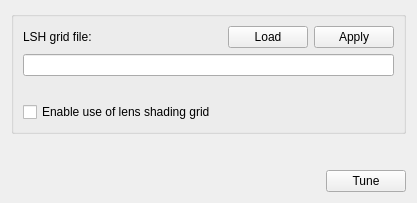
<?xml version="1.0" encoding="UTF-8"?>
<ui version="4.0">
 <class>LSH</class>
 <widget class="QWidget" name="LSH">
  <property name="geometry">
   <rect>
    <x>0</x>
    <y>0</y>
    <width>377</width>
    <height>203</height>
   </rect>
  </property>
  <property name="windowTitle">
   <string>LSH</string>
  </property>
  <layout class="QGridLayout" name="gridLayout">
   <item row="4" column="1">
    <spacer name="verticalSpacer">
     <property name="orientation">
      <enum>Qt::Vertical</enum>
     </property>
     <property name="sizeHint" stdset="0">
      <size>
       <width>20</width>
       <height>40</height>
      </size>
     </property>
    </spacer>
   </item>
   <item row="5" column="2">
    <widget class="QPushButton" name="LSH_tune_btn">
     <property name="text">
      <string>Tune</string>
     </property>
    </widget>
   </item>
   <item row="3" column="0" colspan="3">
    <widget class="QGroupBox" name="LSH_gb">
     <property name="title">
      <string/>
     </property>
     <layout class="QGridLayout" name="gridLayout_2">
      <item row="0" column="0">
       <widget class="QLabel" name="label">
        <property name="text">
         <string>LSH grid file:</string>
        </property>
       </widget>
      </item>
      <item row="0" column="1">
       <spacer name="horizontalSpacer">
        <property name="orientation">
         <enum>Qt::Horizontal</enum>
        </property>
        <property name="sizeHint" stdset="0">
         <size>
          <width>40</width>
          <height>20</height>
         </size>
        </property>
       </spacer>
      </item>
      <item row="0" column="2">
       <widget class="QPushButton" name="LSH_load_btn">
        <property name="text">
         <string>Load</string>
        </property>
       </widget>
      </item>
      <item row="0" column="3">
       <widget class="QPushButton" name="LSH_apply_btn">
        <property name="text">
         <string>Apply</string>
        </property>
       </widget>
      </item>
      <item row="1" column="0" colspan="4">
       <widget class="QLineEdit" name="LSH_file_le"/>
      </item>
      <item row="3" column="0">
       <widget class="QCheckBox" name="LSH_enable_cb">
        <property name="text">
         <string>Enable use of lens shading grid</string>
        </property>
       </widget>
      </item>
      <item row="2" column="0">
       <widget class="QLabel" name="LSH_info_l">
        <property name="text">
         <string/>
        </property>
       </widget>
      </item>
     </layout>
    </widget>
   </item>
   <item row="5" column="1">
    <spacer name="horizontalSpacer_2">
     <property name="orientation">
      <enum>Qt::Horizontal</enum>
     </property>
     <property name="sizeHint" stdset="0">
      <size>
       <width>40</width>
       <height>20</height>
      </size>
     </property>
    </spacer>
   </item>
  </layout>
 </widget>
 <tabstops>
  <tabstop>LSH_load_btn</tabstop>
  <tabstop>LSH_apply_btn</tabstop>
  <tabstop>LSH_file_le</tabstop>
  <tabstop>LSH_enable_cb</tabstop>
  <tabstop>LSH_tune_btn</tabstop>
 </tabstops>
 <resources/>
 <connections/>
</ui>
